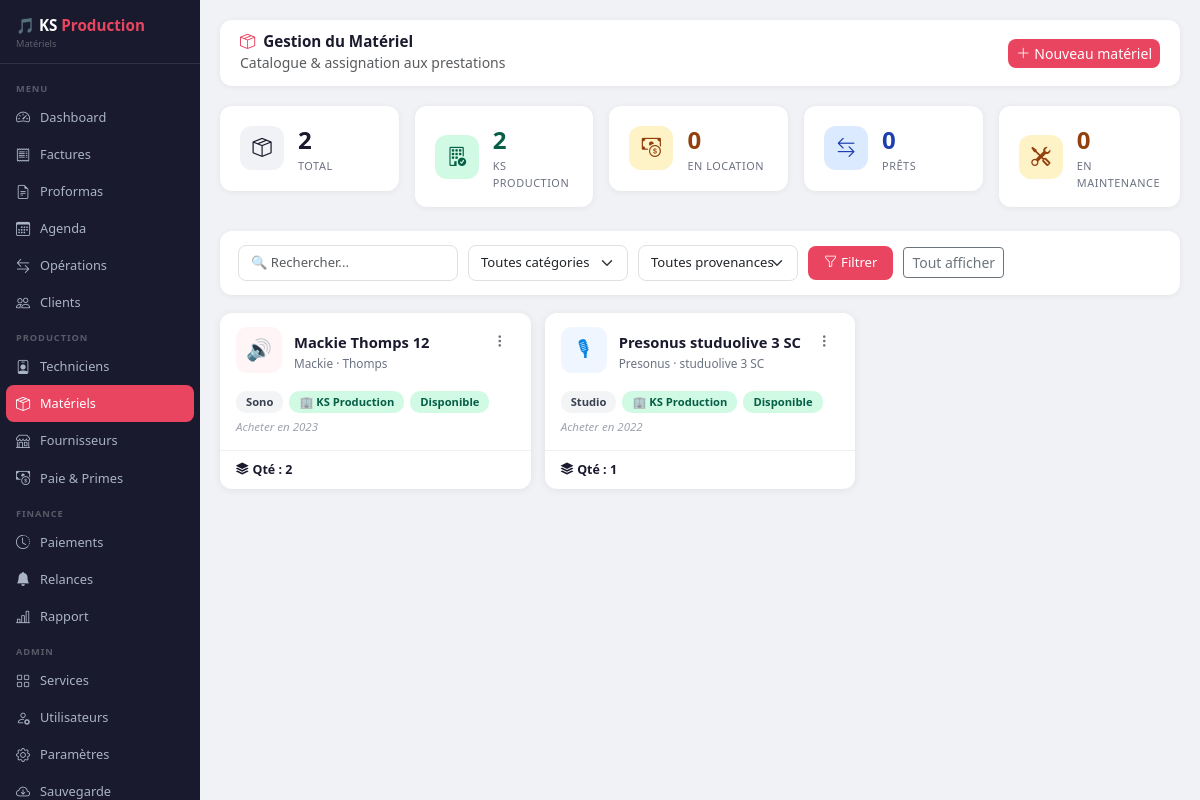
The app's page /materiels (signed in), older data.
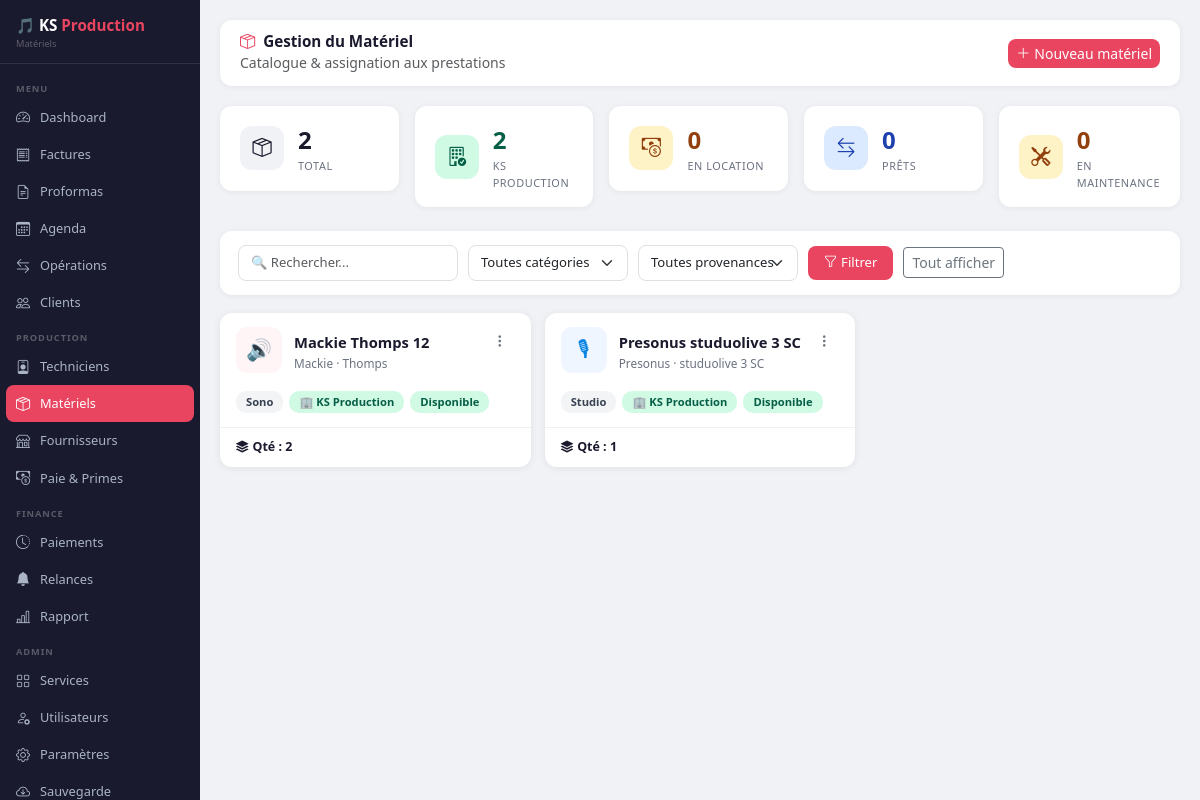
The same page, newer data.
### database.py (models this page shows)
class Materiel(db.Model):
    __tablename__  = 'materiel'
    id             = db.Column(db.Integer, primary_key=True)
    nom            = db.Column(db.String(200), nullable=False)
    categorie      = db.Column(db.String(80),  nullable=True)
    marque         = db.Column(db.String(100), nullable=True)
    modele         = db.Column(db.String(100), nullable=True)
    quantite       = db.Column(db.Integer,     default=1)
    provenance     = db.Column(db.String(30),  default='KS Production')
    fournisseur_id = db.Column(db.Integer, db.ForeignKey('fournisseur.id'), nullable=True)
    fournisseur    = db.relationship('Fournisseur', backref='materiels', lazy=True)
    cout_location  = db.Column(db.Float,       default=0)
    statut         = db.Column(db.String(30),  default='Disponible')
    notes          = db.Column(db.Text,        nullable=True)
    date_ajout     = db.Column(db.DateTime,    default=datetime.utcnow)

### app.py (the view)
@app.route('/materiels')
def materiels():
    if 'username' not in session: return redirect(url_for('login'))
    cat   = request.args.get('cat', '')
    prov  = request.args.get('prov', '')
    q     = request.args.get('q', '')
    query = Materiel.query
    if cat:  query = query.filter_by(categorie=cat)
    if prov: query = query.filter_by(provenance=prov)
    if q:    query = query.filter(Materiel.nom.ilike(f'%{q}%'))
    items = query.order_by(Materiel.nom).all()
    stats = {
        'total':       Materiel.query.count(),
        'ks':          Materiel.query.filter_by(provenance='KS Production').count(),
        'location':    Materiel.query.filter_by(provenance='Location').count(),
        'pret':        Materiel.query.filter_by(provenance='Prêt').count(),
        'maintenance': Materiel.query.filter_by(statut='En maintenance').count(),
    }
    fournisseurs_list = Fournisseur.query.order_by(Fournisseur.nom).all()
    return render_template('materiels.html',
        materiels=items, stats=stats,
        categories=CATEGORIES_MATERIEL, provenances=PROVENANCES,
        fournisseurs=fournisseurs_list,
        cat_actif=cat, prov_actif=prov, q=q,
        username=session['username'], role=session['role'])

### templates/materiels.html (shortened to what the changed rows need)
<!DOCTYPE html>
<html lang="fr">
<head>
    <link href="https://cdn.jsdelivr.net/npm/bootstrap@5.3.0/dist/css/bootstrap.min.css" rel="stylesheet">
    <link href="https://cdn.jsdelivr.net/npm/bootstrap-icons@1.10.5/font/bootstrap-icons.css" rel="stylesheet">
</head>
<body>
<div class="main-content">
    {% if materiels %}
    <div class="mat-grid">
        {% for m in materiels %}
        {% set ico_class = 'ico-sono' if m.categorie=='Sono' else 'ico-studio' if m.categorie=='Studio' else 'ico-ecl' if m.categorie=='Éclairage' else 'ico-cable' if m.categorie=='Câblage' else 'ico-trans' if m.categorie=='Transport' else 'ico-autre' %}
        {% set ico_sym   = '🔊' if m.categorie=='Sono' else '🎙' if m.categorie=='Studio' else '💡' if m.categorie=='Éclairage' else '🔌' if m.categorie=='Câblage' else '🚐' if m.categorie=='Transport' else '📦' %}
        <div class="mat-card">
            <div class="mat-header">
                <div style="display:flex; gap:12px; align-items:flex-start;">
                    <div class="mat-icon-wrap {{ ico_class }}">{{ ico_sym }}</div>
                    <div>
                        <div class="mat-nom">{{ m.nom }}</div>
                        <div class="mat-detail">{{ m.marque }}{% if m.modele %} · {{ m.modele }}{% endif %}</div>
                    </div>
                </div>
                {% if role != 'Lecture seule' %}
                <div class="dropdown">
                    <button class="btn btn-sm btn-outline-secondary border-0" data-bs-toggle="dropdown"><i class="bi bi-three-dots-vertical"></i></button>
                </div>
                {% endif %}
            </div>
            <div class="mat-body">
                <div class="mat-info-row">
                    {% if m.categorie %}<span class="mat-tag cat-badge">{{ m.categorie }}</span>{% endif %}
                    <span class="mat-tag {{ 'prov-ks' if m.provenance=='KS Production' else 'prov-loc' if m.provenance=='Location' else 'prov-pret' }}">
                        {{ '🏢' if m.provenance=='KS Production' else '💰' if m.provenance=='Location' else '🤝' }} {{ m.provenance }}
                    </span>
                    <span class="mat-tag {{ 'stat-dispo' if m.statut=='Disponible' else 'stat-maint' if m.statut=='En maintenance' else 'stat-hors' }}">
                        {{ m.statut }}
                    </span>
                </div>
                {% if m.notes %}
                <div style="font-size:.72rem; color:#9ca3af; margin-top:5px; font-style:italic;">{{ m.notes[:80] }}{% if m.notes|length > 80 %}…{% endif %}</div>
                {% endif %}
            </div>
            <div class="mat-footer">
                <span class="qte-badge"><i class="bi bi-stack me-1"></i>Qté : {{ m.quantite }}</span>
            </div>
        </div>
        {% endfor %}
    </div>
    {% endif %}
</div>
</body>
</html>

Row changes from the older to the newer data that the page shows:
changed Materiel "Mackie Thomps 12": notes "Acheter en 2023" → (not shown)
changed Materiel "Presonus studuolive 3 SC": notes "Acheter en 2022" → (not shown)
